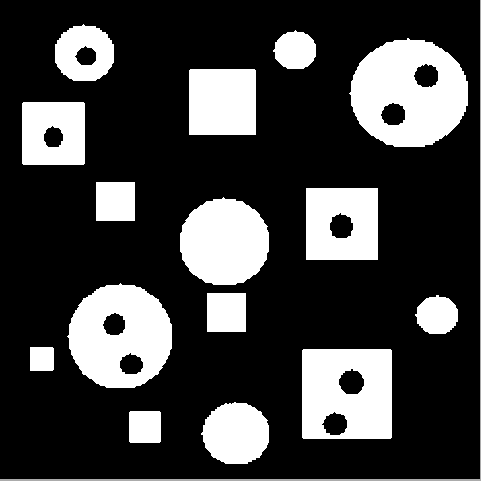
#> input picture regionfilling.png, 481 x 481 px
$ python rfill.py
#> lines starting #> are read from the running program, lines starting #| are printed output that depends on the picture; after the words box and inside, x2 and y2 are one past the last pixel; in counts of white or black regions, pixels touching at a corner belong together
import numpy as np
import cv2 as cv2
from PIL import Image
#Reading the image
img = cv2.imread('regionfilling.png',0)
#> img is the input picture: shape (481, 481); min 0, max 255, mean 63
kernel=np.ones((3,3))

#Dilation Function
def dilation(image,kernel):
    image=image//255
    #Padding with zeros at the boundary
    o_image = np.pad(image, pad_width=1, mode='constant', constant_values=0)
    image=np.zeros(image.shape)
    rows=len(o_image)
    cols=len(o_image[0])
    krows=len(kernel)
    kcols=len(kernel[0])
    for i in range(rows-2):
        for j in range(cols-2):
            counter=0
            for r in range(krows):
                for c in range(kcols):
                    if(o_image[i+r][j+c]==1):
                        counter=counter+1
            if(counter>=1):
                image[i][j]=1
    return image*255
def boolean2float(img):
    for _ in range(7):
        img=dilation(img,kernel)
    return img
####Erosion function####
def erosion(image,kernel):
    image=image//255
    #Padding with zeros at the boundary
    o_image = np.pad(image, pad_width=1, mode='constant', constant_values=0)
    image=np.zeros(image.shape)
    rows=len(o_image)
    cols=len(o_image[0])
    krows=len(kernel)
    kcols=len(kernel[0])
    #Convolving the kernel over the image
    for i in range(rows-2):
        for j in range(cols-2):
            counter=0
            for r in range(krows):
                for c in range(kcols):
                    if(o_image[i+r][j+c]==1):
                        counter=counter+1
            if(counter==krows*kcols):
                image[i][j]=1
    return image*255

img = boolean2float(img)
#> the loop in boolean2float, `for _ in range(7):` made 7 passes
#> pass 1, in dilation, `image=image//255`:
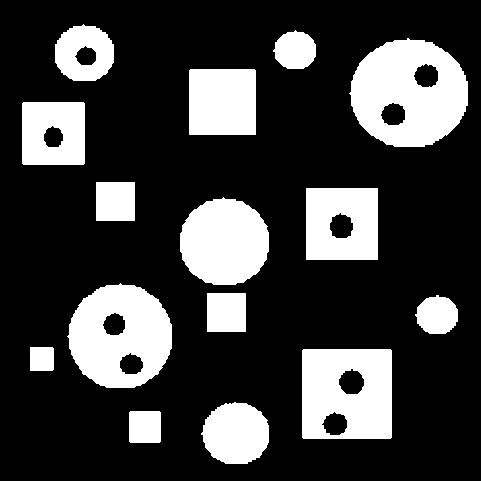
#> image: shape (481, 481); values 0 (black) and 1 (white), 24.3% white; 15 white regions, largest, box (x1, y1, x2, y2) and area: (349, 38, 468, 147) 9228, (67, 283, 172, 388) 7824, (302, 349, 392, 439) 7213
#> pass 1, in dilation, `o_image = np.pad(image, pad_width=1, mode='constant', constant_values=0)`:
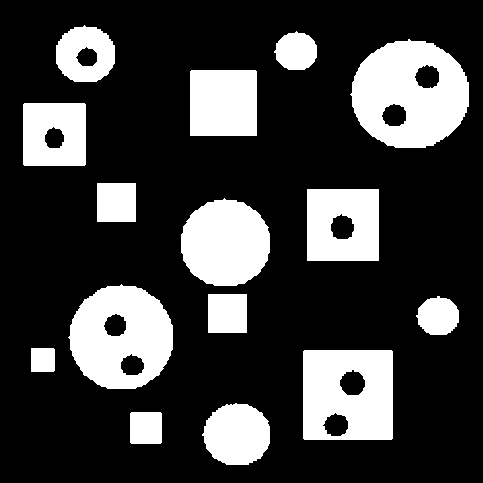
#> o_image: shape (483, 483); values 0 (black) and 1 (white), 24.1% white; 15 white regions, largest, box (x1, y1, x2, y2) and area: (350, 39, 469, 148) 9228, (68, 284, 173, 389) 7824, (303, 350, 393, 440) 7213
#> pass 1, in boolean2float, `img=dilation(img,kernel)`:
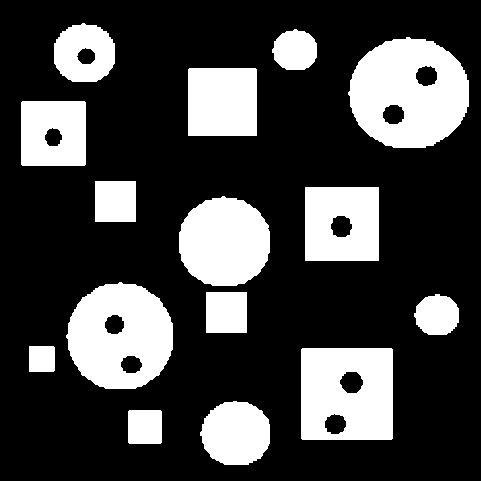
#> img: shape (481, 481) float64; 26.3% white; 15 white regions, largest, box (x1, y1, x2, y2) and area: (348, 37, 469, 148) 9872, (66, 282, 173, 389) 8417, (301, 348, 393, 440) 7763
#> after the loop in boolean2float, `for _ in range(7):`:
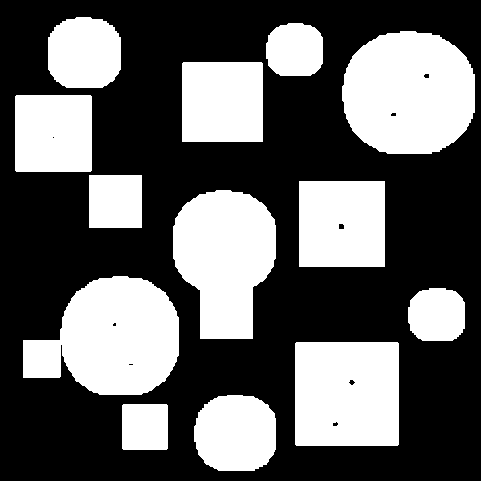
#> img: shape (481, 481) float64; 38.2% white; 13 white regions, largest, box (x1, y1, x2, y2) and area: (342, 31, 475, 154) 13421, (23, 276, 179, 395) 13122, (173, 190, 276, 339) 11378
###closing function####
img_noise1=dilation(img,kernel)
#> in dilation (call 8), `o_image = np.pad(image, pad_width=1, mode='constant', constant_values=0)`:
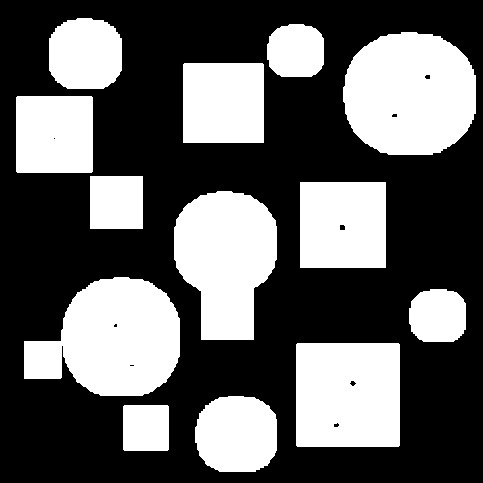
#> o_image: shape (483, 483) float64; values 0 (black) and 1 (white), 37.9% white; 13 white regions, largest, box (x1, y1, x2, y2) and area: (343, 32, 476, 155) 13421, (24, 277, 180, 396) 13122, (174, 191, 277, 340) 11378
#> after the loop in dilation (call 8), `for i in range(rows-2):`:
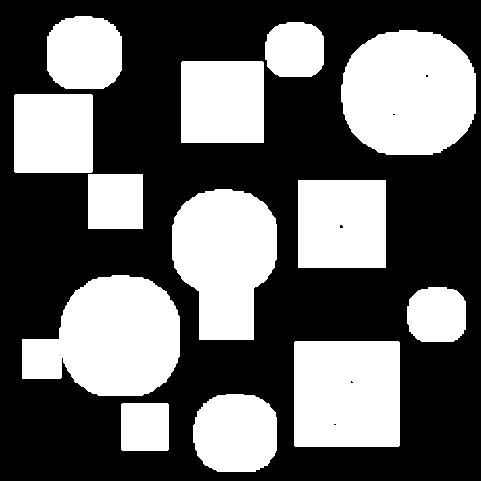
#> image: shape (481, 481) float64; values 0 (black) and 1 (white), 40.2% white; 13 white regions, largest, box (x1, y1, x2, y2) and area: (341, 30, 476, 155) 13963, (22, 275, 180, 396) 13743, (172, 189, 277, 340) 11886
img_noise1=erosion(img_noise1,kernel)
#> in erosion, `o_image = np.pad(image, pad_width=1, mode='constant', constant_values=0)`:
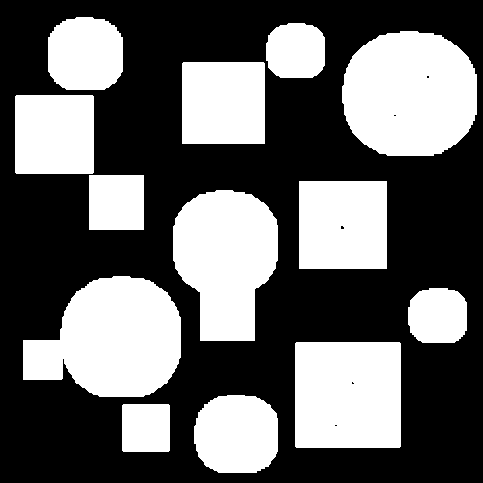
#> o_image: shape (483, 483) float64; values 0 (black) and 1 (white), 39.9% white; 13 white regions, largest, box (x1, y1, x2, y2) and area: (342, 31, 477, 156) 13963, (23, 276, 181, 397) 13743, (173, 190, 278, 341) 11886
#> in erosion, `rows=len(o_image)`: rows = 483
#> after the loop in erosion, `for i in range(rows-2):`: image: shape (481, 481) float64; values 0 (black) and 1 (white), 38.3% white; 13 white regions, largest, box (x1, y1, x2, y2) and area: (342, 31, 475, 154) 13425, (23, 276, 179, 395) 13147, (173, 190, 276, 339) 11378


cv2.imwrite('filling1.jpg',img)
fill=Image.open("filling1.jpg")
fill.show()

$ run again, with image.png copied over regionfilling.png
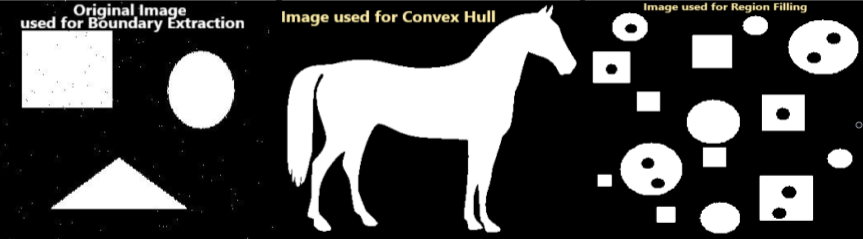
#> input picture image.png, 863 x 239 px
#> the loop in boolean2float, `for _ in range(7):` made 7 passes
#> pass 1, in dilation, `image=image//255`:
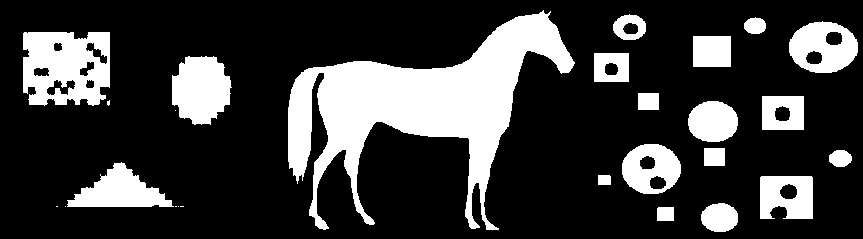
#> image: shape (239, 863); values 0 (black) and 1 (white), 23.3% white; 26 white regions (7 under 20 px), largest, box (x1, y1, x2, y2) and area: (288, 10, 575, 230) 22768, (23, 32, 110, 106) 5117, (172, 56, 232, 125) 3149
#> in erosion, `o_image = np.pad(image, pad_width=1, mode='constant', constant_values=0)`:
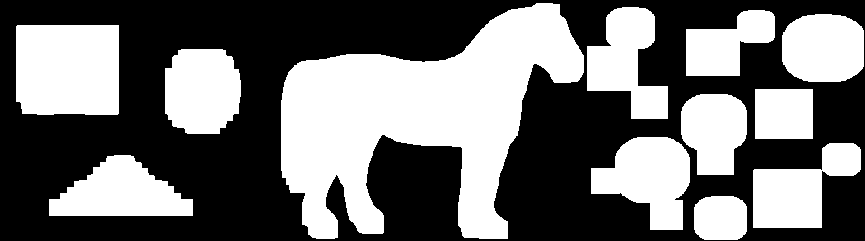
#> o_image: shape (241, 865) float64; values 0 (black) and 1 (white), 43.9% white; 12 white regions, largest, box (x1, y1, x2, y2) and area: (281, 3, 584, 239) 36774, (16, 25, 119, 115) 9152, (591, 137, 690, 230) 5914
#> in erosion, `rows=len(o_image)`: rows = 241
#> in erosion, `cols=len(o_image[0])`: cols = 865
